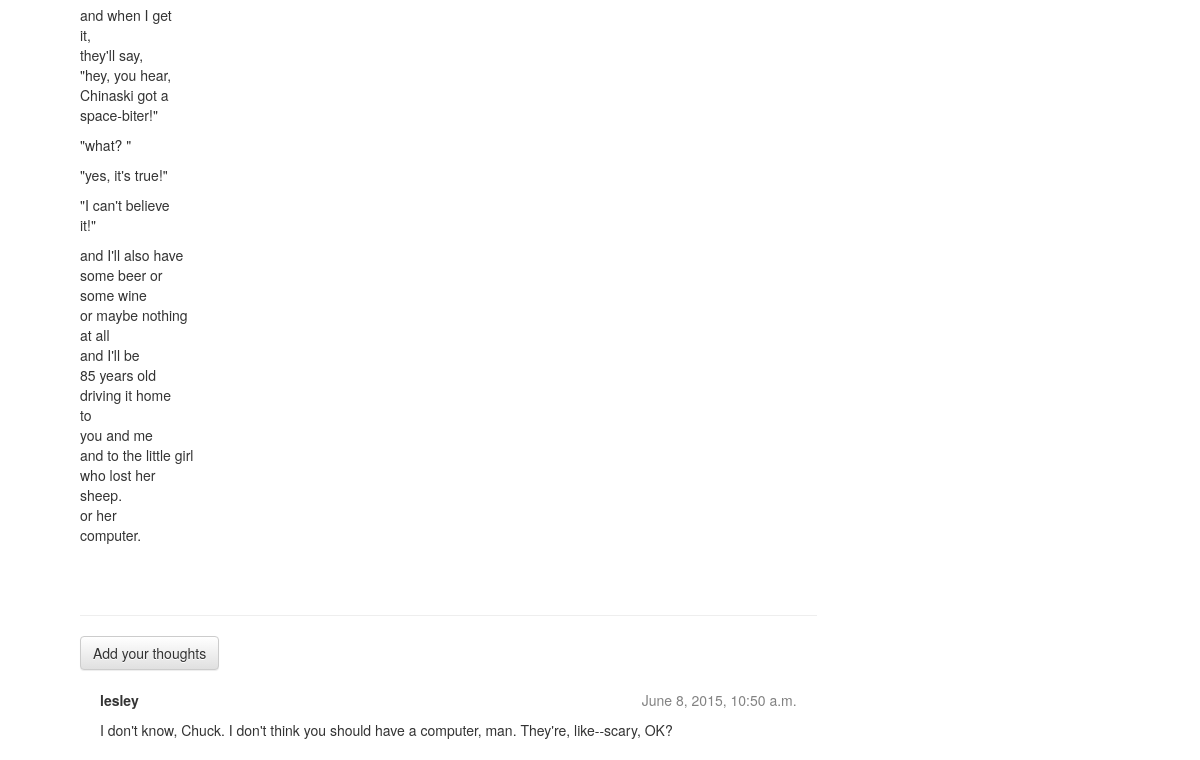
Page /post/5/ (lower part) on the earlier database version.
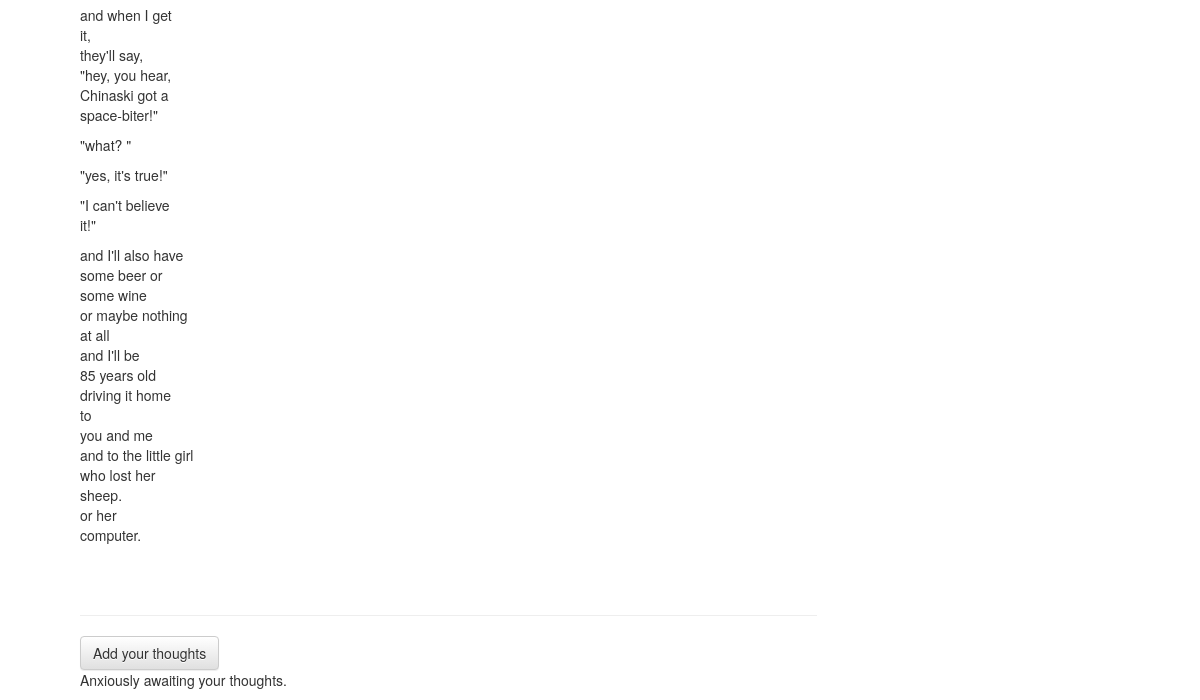
Same page on the later database version.
### entry/models.py (models this page shows, shortened)
class Critique(models.Model):
    post = models.ForeignKey('entry.Post', related_name='comments')
    author = models.CharField(max_length=200)
    text = models.TextField()
    create_date = models.DateTimeField(default=timezone.now)
    approved = models.BooleanField(default=False)

### entry/views.py (the view)
# urls.py: url(r'^post/(?P<pk>[0-9]+)/$', views.post_detail),
def post_detail(request, pk):
    post = get_object_or_404(Post, pk=pk)
    return render(request, 'entry/post_detail.html', {'post': post})

### entry/templates/entry/post_detail.html (shortened to what this page needs)
{% extends "entry/base.html" %}
{%block content%}
   <div class="post">
       <p>{{ post.text|linebreaks }}</p>
   </div>
        <hr>
       <a class="btn btn-default" href="{% url 'add_critique_to_post' pk=post.pk %}">Add your thoughts</a>
       {% for critique in post.comments.all %}
        <div class="critique">
        <div class="date">{{ critique.create_date }}</div>
        <strong>{{ critique.author }}</strong>
        <p>{{ critique.text|linebreaks }}</p>
    </div>
       {% empty %}
    <p>Anxiously awaiting your thoughts.</p>
       {% endfor %}
{% endblock %}

Differences in the rows shown:
removed Critique: create_date "June 8, 2015, 10:50 a.m.", author "lesley", text "I don't know, Chuck. I don't think you should have a computer, man. They're, like--scary, OK?"
Other differences:
text now shown: "Anxiously awaiting your thoughts."
